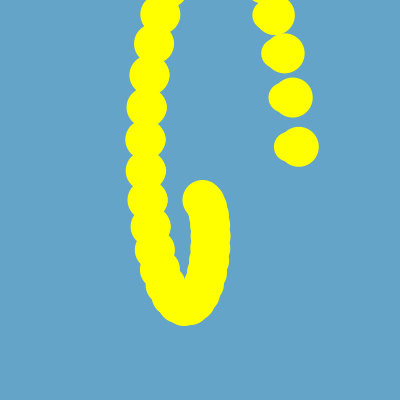
Frame 1 (no input)
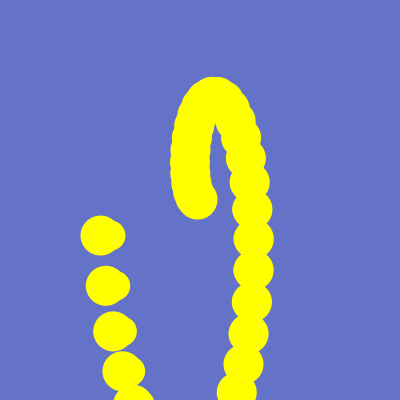
Frame 60 (the mouse pressed at the canvas centre just before this capture)
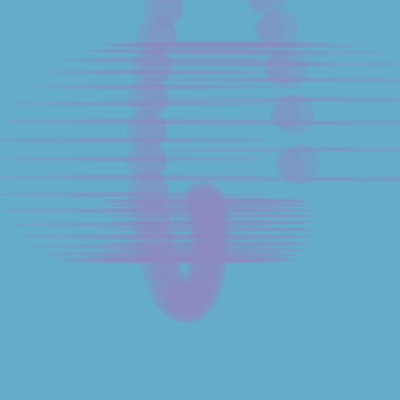
Frame 120 (the mouse held since frame 60 and released just before this capture)

The Processing sketch that drew these frames (run headless with seeded random() and noise(); from frame 60 on, the mouse is pressed at the canvas centre):

// Processing sketch: processing_95714
// ── processing_95714.pde

//Rosa Han
//April 8,2013
//Assignment with Sin and Cos 



int numbers = 40;
float degrees = 360/numbers;
float angleOffset = 0;
float distance = 10;
void setup() {
  size(400,400);
  noStroke();
}
void draw() {
  background(100,random(100,200), 200);
  strokeWeight(.5);
  distance = 5; 
  fill(255, 255, 0);
  if(mousePressed==true) {
      fill(random(100,200),random(100,200),random(100,200),80);
    }

  for ( int i =0; i<numbers; i++) {
    float xOffset = cos( radians(degrees * i + angleOffset)) * distance;
    float yOffset = sin( radians(degrees * i + angleOffset)) * distance;
    line(mouseX + xOffset*.5, mouseY + yOffset, 30, 30);
    ellipse(width/2 + xOffset, height/2 + yOffset, mouseX,5);
    line(width/2 + xOffset*1.5, height/2 + yOffset*1.5, 30, 30);
    ellipse(width/2 + xOffset*.5, height/2 + yOffset*1.7, 40, 40);
    ellipse(width/2 + xOffset*.3, height/2 + yOffset, mouseX,5);
    line(width/2 + xOffset*1.5, height/2 + yOffset*1.5, 20, 20);
    ellipse(width/2 + xOffset*.45, height/2 + yOffset*1.7, 30, 30);

    distance+=5;
  }
  
  
  angleOffset -= 3;
  }
